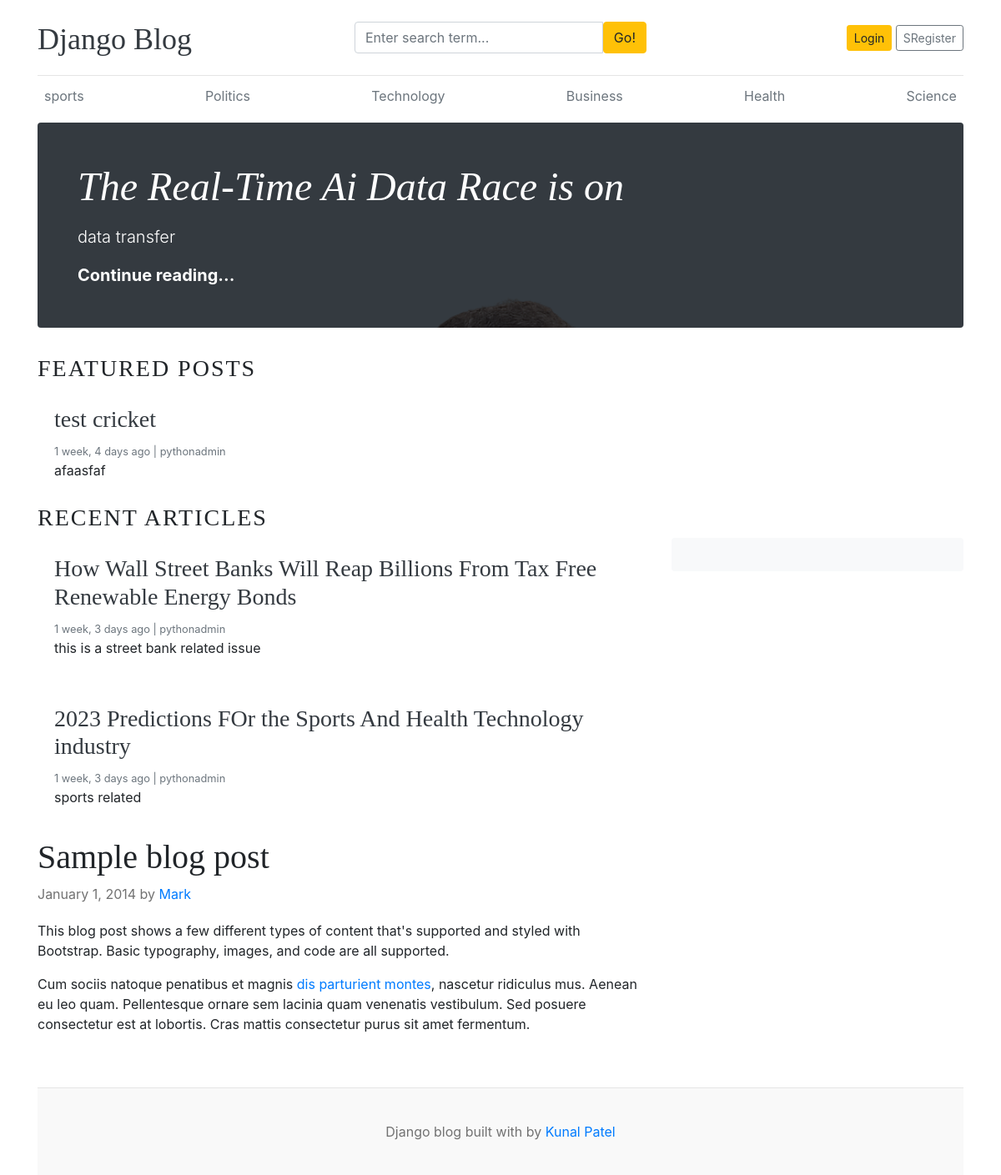
The app's page /, older data.
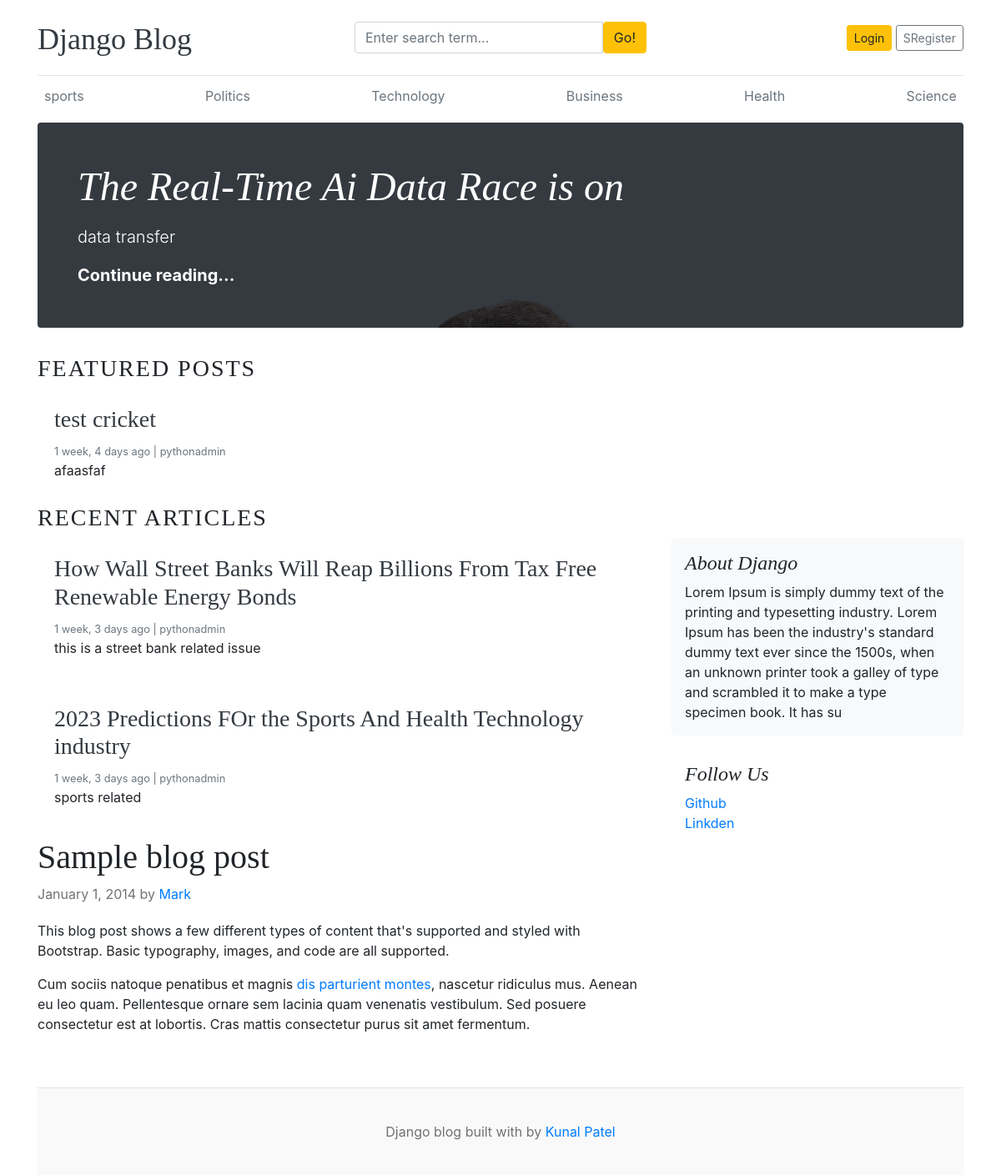
The same page, newer data.
### blogs/models.py (models this page shows, shortened)
class Category(models.Model):
    category_name = models.CharField(max_length=50, unique=True)
    created_at = models.DateTimeField(auto_now_add=True)
    updated_at = models.DateTimeField(auto_now=True)
    class Meta:
        verbose_name_plural = 'categories'

class Blog(models.Model):
    title = models.CharField(max_length=100)
    slug = models.SlugField(max_length=150, unique=True, blank=True)
    category = models.ForeignKey(Category, on_delete=models.CASCADE)
    author = models.ForeignKey(User, on_delete=models.CASCADE)
    featured_image = models.ImageField(upload_to='uploads/%Y/%m/%d')
    short_description = models.TextField(max_length=500)
    blog_body = models.TextField(max_length=2000)
    status = models.CharField(max_length=20, choices=STATUS_CHOICES, default="Draft")
    is_featured = models.BooleanField(default=False)
    created_at = models.DateTimeField(auto_now_add=True)
    updated_at = models.DateTimeField(auto_now=True)

### assignments/models.py (models this page shows, shortened)
class About(models.Model):
    about_heading = models.CharField(max_length=25)
    about_description = models.TextField(max_length=255)
    created_at = models.DateTimeField(auto_now_add=True)
    updated_at = models.DateTimeField(auto_now=True)
    class Meta:
        verbose_name_plural = 'About'

class SocialLink(models.Model):
    platform = models.CharField(max_length=25)
    link = models.URLField(max_length=100)
    created_at = models.DateTimeField(auto_now_add=True)
    updated_at = models.DateTimeField(auto_now=True)

### blog_main/views.py (the view)
# urls.py: 2. Add a URL to urlpatterns:  path('', views.home, name='home')
def home(request):
    featured_posts = Blog.objects.filter(is_featured=True, status='Published').order_by('updated_at')
    posts = Blog.objects.filter(is_featured=False, status='Published')
    try:
        about = About.objects.get()
    except:
        about = None
    context = {
        'featured_posts':featured_posts,
        'posts': posts,
        'about': about,
    }
    return render(request, 'home.html', context)

### blogs/context_processors.py (called while the page is built)
def get_categories(request):
    categories = Category.objects.all()
    return dict(categories=categories)

def get_social_links(request):
    social_links  = SocialLink.objects.all()
    return dict(social_links=social_links)

### templates/home.html (shortened to what this page needs)
{% extends 'base.html' %}
{% block content %}
  {% for post in featured_posts %}
    {% if forloop.first %}
      <div class="jumbotron p-3 p-md-5 text-white rounded bg-dark"
           style="background-image: url({{ post.featured_image.url }});
                  background-blend-mode: overlay;
                  background-size: cover;">
        <div class="col-md-8 px-0">
          <h1 class="display-4 font-italic">{{ post.title }}</h1>
          <p class="lead my-3">{{ post.short_description | truncatewords:10 }}</p>
          <p class="lead mb-0">
            <a href="{% url 'blogs' post.slug %}" class="text-white font-weight-bold">Continue reading...</a>
          </p>
        </div>
      </div>
    {% endif %}
  {% endfor %}
  <h3 class="text-uppercase text working" style="letter-spacing: 2px;">Featured Posts</h3>
  <div class="row mb-2">
    {% for post in featured_posts %}
      {% if not forloop.first %}
        <div class="col-md-6">
          <div class="card border-0">
            <div class="card-body">
              <h3><a href="{% url 'blogs' post.slug %}" class="text-dark">{{ post.title }}</a></h3>
              <small class="mb-1 text-muted">{{ post.created_at|timesince }} ago | {{ post.author }}</small>
              <p class="card-text">{{ post.short_description | truncatewords:25 }}</p>
            </div>
          </div>
        </div>
      {% endif %}
    {% endfor %}
  </div>
  <h3 class="text-uppercase text working" style="letter-spacing: 2px;">Recent Articles</h3>
  <main role="main" class="container p-0">
    <div class="row">
      <div class="col-md-8 blog-main">
        {% for post in posts %}
          <div class="card border-0 mb-3">
            <div class="card-body">
              <h3><a href="{% url 'blogs' post.slug %}" class="text-dark">{{ post.title }}</a></h3>
              <small class="mb-1 text-muted">{{ post.created_at|timesince }} ago | {{ post.author }}</small>
              <p class="card-text">{{ post.short_description }}</p>
            </div>
          </div>
        {% endfor %}
        <div class="blog-post">
          <h2 class="blog-post-title">Sample blog post</h2>
          <p class="blog-post-meta">January 1, 2014 by <a href="#">Mark</a></p>
          <p>This blog post shows a few different types of content that's supported and styled with Bootstrap. Basic typography, images, and code are all supported.</p>
          <p>Cum sociis natoque penatibus et magnis <a href="#">dis parturient montes</a>, nascetur ridiculus mus. Aenean eu leo quam. Pellentesque ornare sem lacinia quam venenatis vestibulum. Sed posuere consectetur est at lobortis. Cras mattis consectetur purus sit amet fermentum.</p>
        </div>
      </div>
      <aside class="col-md-4 blog-sidebar">
        <div class="p-3 mb-3 bg-light rounded">
          <h4 class="font-italic">{{ about.about_heading }}</h4>
          <p class="mb-0">{{ about.about_description }}</p>
        </div>
        {% if social_links %}
        <div class="p-3">
          <h4 class="font-italic">Follow Us</h4>
          <ol class="list-unstyled">
            {% for i in social_links %}
            <li><a href="{{i.link}}" target="_blank">{{i.platform }}</a></li>
            {% endfor %}
          </ol>
        </div>
      </aside>
    </div>
    {% endif %}
  </main>
{% endblock %}

### templates/base.html (shortened to what this page needs)
{% load static %}
<!DOCTYPE html>
<html lang="en">
<head>
    <link href="https://getbootstrap.com/docs/4.0/dist/css/bootstrap.min.css" rel="stylesheet">
    <link href="{% static 'css/blog.css' %}" rel="stylesheet">
</head>
<body>
    <div class="container">
      <header class="blog-header py-3">
        <div class="row flex-nowrap justify-content-between align-items-center">
          <div class="col-4 pt-1">
            <a class="blog-header-logo text-dark" href="/">Django Blog</a>
          </div>
          <div class="col-4">
            <form action="{% url 'search' %}" method="GET">
                <div class="input-group">
                    <input class="form-control" type="text"  name="keyword" placeholder="Enter search term..." aria-label="Enter search term..." aria-describedby="button-search" />
                    <button type="submit" class="btn btn-warning" id="button-search" type="button">Go!</button>
                  </div>
            </form>
          </div>
          <div class="col-4 d-flex justify-content-end align-items-center">
            <a class="btn btn-sm btn-warning" href="#">Login</a> &nbsp;
            <a class="btn btn-sm btn-outline-secondary" href="{% url 'register' %}">SRegister</a>
          </div>
        </div>
      </header>
      <div class="nav-scroller py-1 mb-2">
        <nav class="nav d-flex justify-content-between">
          {% for cat in categories %}
          <a class="p-2 text-muted" href="{% url 'posts_by_category' cat.id %}">{{ cat.category_name }}</a>
          {% endfor %}
        </nav>
      </div>
      {% block content %}
      {% endblock %}
    <footer class="blog-footer">
      <p>Django blog built with by <a href="#">Kunal Patel</a></p>
    </footer>
    </body>
</html>

### blog_main/static/css/blog.css (style rules this page uses)
.blog-header { border-bottom: 1px solid #e5e5e5; }
.blog-header-logo { font-family: "Playfair Display", Georgia, "Times New Roman", serif; font-size: 2.25rem; }
h1, h2, h3, h4, h5, h6 { font-family: "Playfair Display", Georgia, "Times New Roman", serif; }
.display-4 { font-size: 2.5rem; }
@media (min-width: 768px) { .display-4 { font-size: 3rem; } }
.blog-post { margin-bottom: 4rem; }
.blog-post-title { font-size: 2.5rem; }
.blog-post-meta { margin-bottom: 1.25rem; color: #727272; }
.blog-footer { padding: 2.5rem 0; color: #727272; text-align: center; background-color: #f9f9f9; border-top: .05rem solid #e5e5e5; }
.blog-footer p:last-child { margin-bottom: 0; }

Row changes from the older to the newer data that the page shows:
added About: about_heading "About Django", about_description "Lorem Ipsum is simply dummy text of the printing and typesetting industry. Lorem Ipsum has been the industry's standard dummy text ever since the 1500s, when an unknown printer took a galley of type and scrambled it to make a type specimen book. It has su"
added SocialLink: platform "Github"
added SocialLink: platform "Linkden"
Text that changed along with them:
text now shown: "Follow Us"
